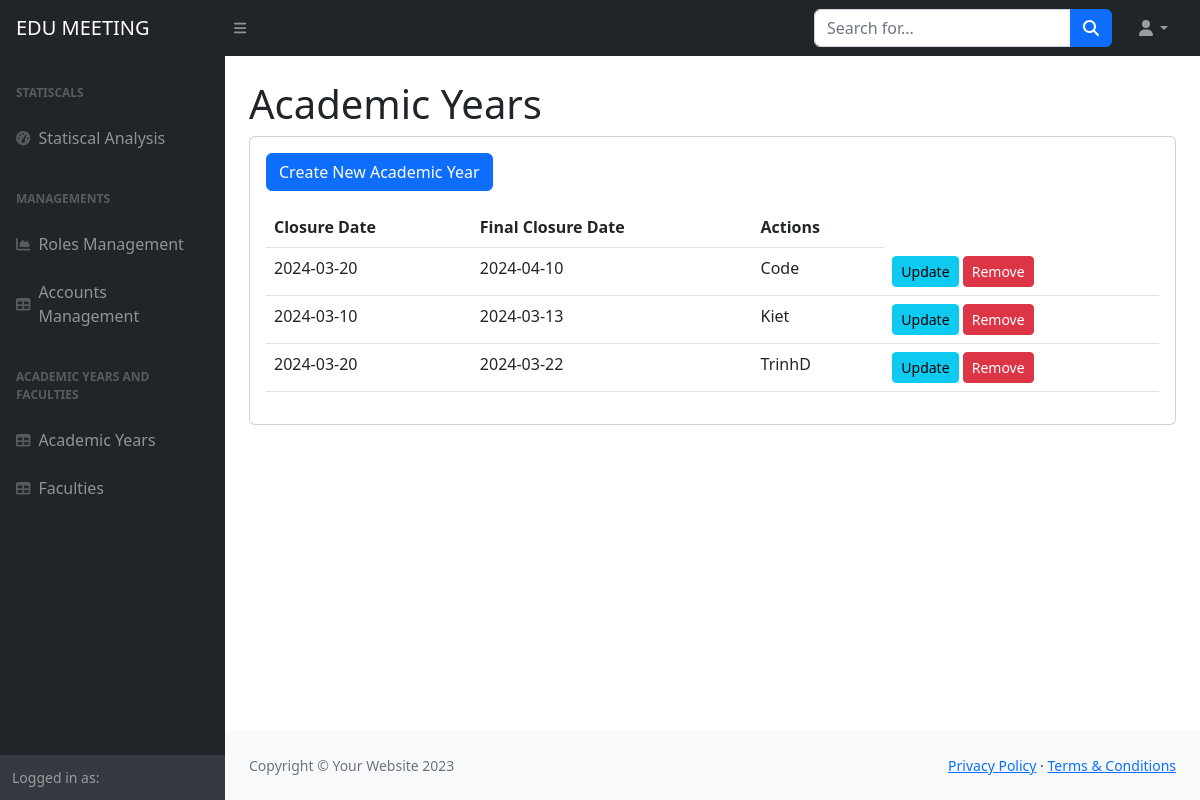
Page /academic-years/ on the committed database.
### home/models.py (models this page shows, shortened)
class AcademicYear(models.Model):
    closure = models.DateTimeField()
    finalClosure = models.DateTimeField()
    code = models.CharField(max_length = 6, blank=True)

### home/views.py (the view)
# urls.py: path('academic-years/', views.list_academic_years, name='list_academic_years'),
def list_academic_years(request):
    academic_years = AcademicYear.objects.all()
    return render(request, 'list_academic_years.html', {'academic_years': academic_years})

### templates/list_academic_years.html (shortened to what this page needs)
{%load static%}
<!DOCTYPE html>
<html lang="en">
    <head>
        <link href="https://cdn.jsdelivr.net/npm/simple-datatables@7.1.2/dist/style.min.css" rel="stylesheet" />
        <link href="{% static 'css/styles.css' %}" rel="stylesheet" />
    </head>
    <body class="sb-nav-fixed">
        <nav class="sb-topnav navbar navbar-expand navbar-dark bg-dark">
            <a class="navbar-brand ps-3" href="{% url "home" %}">EDU MEETING</a>
            <button class="btn btn-link btn-sm order-1 order-lg-0 me-4 me-lg-0" id="sidebarToggle" href="#!"><i class="fas fa-bars"></i></button>
            <form class="d-none d-md-inline-block form-inline ms-auto me-0 me-md-3 my-2 my-md-0">
                <div class="input-group">
                    <input class="form-control" type="text" placeholder="Search for..." aria-label="Search for..." aria-describedby="btnNavbarSearch" />
                    <button class="btn btn-primary" id="btnNavbarSearch" type="button"><i class="fas fa-search"></i></button>
                </div>
            </form>
            <ul class="navbar-nav ms-auto ms-md-0 me-3 me-lg-4">
                <li class="nav-item dropdown">
                    <a class="nav-link dropdown-toggle" id="navbarDropdown" href="#" role="button" data-bs-toggle="dropdown" aria-expanded="false"><i class="fas fa-user fa-fw"></i></a>
                </li>
            </ul>
        </nav>
        <div id="layoutSidenav">
            <div id="layoutSidenav_nav">
                <nav class="sb-sidenav accordion sb-sidenav-dark" id="sidenavAccordion">
                    <div class="sb-sidenav-menu">
                        <div class="nav">
                            <div class="sb-sidenav-menu-heading">Statiscals</div>
                            <a class="nav-link" href="{% url "statistical_analysis" %}">
                                <div class="sb-nav-link-icon"><i class="fas fa-tachometer-alt"></i></div>
                                Statiscal Analysis
                            </a>
                            <div class="sb-sidenav-menu-heading">Managements</div>
                            <a class="nav-link" href="{% url "role_list" %}">
                                <div class="sb-nav-link-icon"><i class="fas fa-chart-area"></i></div>
                                Roles Management
                            </a>
                            <a class="nav-link" href="{% url "account_list" %}">
                                <div class="sb-nav-link-icon"><i class="fas fa-table"></i></div>
                                Accounts Management
                            </a>
                            <div class="sb-sidenav-menu-heading">Academic Years and Faculties</div>
                            <a class="nav-link" href="{% url "list_academic_years" %}">
                                <div class="sb-nav-link-icon"><i class="fas fa-table"></i></div>
                                Academic Years
                            </a>
                            <a class="nav-link" href="{% url "list_faculties" %}">
                                <div class="sb-nav-link-icon"><i class="fas fa-table"></i></div>
                                Faculties
                            </a>
                        </div>
                    </div>
                    <div class="sb-sidenav-footer">
                        <div class="small">Logged in as:</div>
                    </div>
                </nav>
            </div>
            <div id="layoutSidenav_content">
                <main>
                    <div class="container-fluid px-4">
                        <h1 class="mt-4">Academic Years</h1>
                        <div class="card mb-4">
                            <div class="card-body">
                              <form method="post" enctype="">
                                <a href="{% url 'create_academic_year' %}" class="btn btn-primary">Create New Academic Year</a>
                                <table class="table mt-3">
                                  <thead class="thead-dark">
                                    <tr>
                                      <th scope="col">Closure Date</th>
                                      <th scope="col">Final Closure Date</th>
                                      <th scope="col">Actions</th>
                                    </tr>
                                  </thead>
                                  <tbody>
                                    {% for year in academic_years %}
                                    <tr>
                                      <td>{{ year.closure|date:"Y-m-d" }}</td>
                                      <td>{{ year.finalClosure|date:"Y-m-d" }}</td>
                                      <td>{{ year.code }}</td>
                                      <td>
                                        <a
                                          href="{% url 'update_academic_year' year.id %}"
                                          class="btn btn-info btn-sm"
                                          >Update</a>
                                        <form
                                          action="{% url 'remove_academic_year' year.id %}"
                                          method="post"
                                          style="display: inline"
                                        >
                                          <button type="submit" class="btn btn-danger btn-sm">
                                            Remove
                                          </button>
                                        </form>
                                      </td>
                                    </tr>
                                    {% endfor %}
                                  </tbody>
                                </table>
                              </form>
                            </div>
                        </div>
                    </div>
                </main>
                <footer class="py-4 bg-light mt-auto">
                    <div class="container-fluid px-4">
                        <div class="d-flex align-items-center justify-content-between small">
                            <div class="text-muted">Copyright &copy; Your Website 2023</div>
                            <div>
                                <a href="#">Privacy Policy</a>
                                &middot;
                                <a href="#">Terms &amp; Conditions</a>
                            </div>
                        </div>
                    </div>
                </footer>
            </div>
        </div>
    </body>
</html>

### rows in the picture
AcademicYear: closure "2024-03-20", finalClosure "2024-04-10", code "Code"
AcademicYear: closure "2024-03-10", finalClosure "2024-03-13", code "Kiet"
AcademicYear: closure "2024-03-20", finalClosure "2024-03-22", code "TrinhD"
